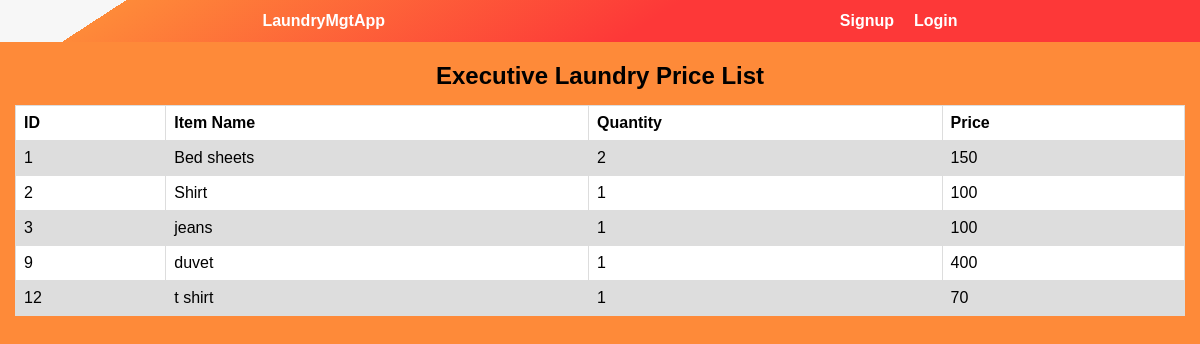
The page /client/pricelist.php on the database its author committed.
### tables this page shows
CREATE TABLE `pricelist` (
  `id` int(10) NOT NULL,
  `description` varchar(60) NOT NULL,
  `quantity` int(10) NOT NULL,
  `Price` int(10) NOT NULL,
  `adminID` int(10) NOT NULL
);

### client/pricelist.php (the view, shortened to what this page needs)
<!DOCTYPE html>
<html lang="en">
<head>
    <link rel="stylesheet" href="../styles/app.css" type="text/css">
    <link rel="stylesheet" href="../styles/client/client.css" type="text/css">
    <link rel="stylesheet" href="../styles/admin/laundries.css" type="text/css">
    <link rel="stylesheet" href="../styles/landing.css" type="text/css">
    <link rel="stylesheet" href="../styles/client/login.css" type="text/css">
</head>
<body>
    <nav>
        <a href="index.php">LaundryMgtApp</a>
        <div>
            <?php if (isset($_SESSION['clientID'])) { ?>
                <a href="pricelist.php">Price List</a>
                <a href="payment.php">Payment</a>
                <form id="logoutForm" method="post" action="includes/logout.inc.php">
                    <button id="logoutbtn" type="submit" name="logout-submit">logout</a>
                </form>
            <?php } else { ?>
                <a href="/register">Signup</a>
                <a href="/login">Login</a>
            <?php } ?>
        </div>
    </nav>
    <div>
        </head>
        <body>
            <h2 text align="center">Executive Laundry Price List</h2>
            <div class="table-area">
                <?php
                $mysqli = new mysqli("localhost", "root", "", "laundrydb");
                $sql = "SELECT * FROM pricelist";
                if ($result = $mysqli->query($sql)) {
                    if ($result->num_rows > 0) {
                        echo "<table class='admin-table'>";
                        echo "<tr>";
                        echo "<th class='table-head'>ID</th>";
                        echo "<th class='table-head'>Item Name</th>";
                        echo "<th class='table-head'>Quantity</th>";
                        echo "<th class='table-head'>Price</th>";
                        echo "</tr>";
                        while ($row = $result->fetch_array()) {
                            echo "<tr>";
                            echo "<td class='table-head'>" . $row['id'] . "</td>";
                            echo "<td class='table-head'>" . $row['description'] . "</td>";
                            echo "<td class='table-head'>" . $row['quantity'] . "</td>";
                            echo "<td class='table-head'>" . $row['Price'] . "</td>";
                            echo "</tr>";
                        }
                        echo "</table>";
                    } else {
                        echo "No records matching your query were found.";
                    }
                } else {
                    echo "ERROR: Could not able to execute $sql. " . $mysqli->error;
                }
                ?>
            </div>
    </div>

### styles/app.css (style rules this page uses)
* { margin: 0px; padding: 0px; box-sizing: border-box; }
body { background-color: #ffffff; color: #000000; font-family: 'Gill Sans', 'Gill Sans MT', Calibri, 'Trebuchet MS', sans-serif; }
.table-area { padding: 15px; }
.admin-table { background-color: white; font-family: arial, sans-serif; border-collapse: collapse; width: 100%; }
.table-head { border: 1px solid #dddddd; text-align: left; padding: 8px; }
nav { display: flex; justify-content: space-around; align-items: center; padding: 12px 25px; background-image: linear-gradient( 147deg, #f7f7f7 10%, #fe8a39 10%, #fd3838 54% ); margin-bottom: 20px; }
nav a { text-decoration: none; color: #ffffff; margin-left: 20px; font-weight: bold; }
nav div { display: flex; justify-content: center; align-items: center; }

### styles/landing.css (style rules this page uses)
* { box-sizing: border-box; }

### styles/client/login.css (style rules this page uses)
* { box-sizing: border-box; margin: 0; padding: 0; }
body { background-color: #fe8a39; }

### client/pricelist.php (style rules this page uses)
table { font-family: arial, sans-serif; border-collapse: collapse; width: 100%; padding-right: 10px; }
td, th { border: 1px solid #dddddd; text-align: left; padding: 8px; }
tr:nth-child(even) { background-color: #dddddd; }

### rows shown on the page
pricelist: id "1", description "Bed sheets", quantity "2", Price "150"
pricelist: id "2", description "Shirt", quantity "1", Price "100"
pricelist: id "3", description "jeans", quantity "1", Price "100"
pricelist: id "9", description "duvet", quantity "1", Price "400"
pricelist: id "12", description "t shirt", quantity "1", Price "70"
